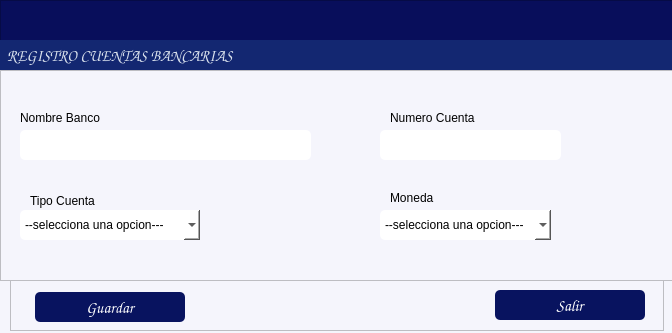
<?xml version="1.0" encoding="UTF-8"?>
<ui version="4.0">
 <class>formClientes</class>
 <widget class="QDialog" name="formClientes">
  <property name="windowModality">
   <enum>Qt::WindowModality::ApplicationModal</enum>
  </property>
  <property name="geometry">
   <rect>
    <x>0</x>
    <y>0</y>
    <width>672</width>
    <height>333</height>
   </rect>
  </property>
  <property name="windowTitle">
   <string/>
  </property>
  <property name="styleSheet">
   <string notr="true">background-color: rgb(245, 245, 252);</string>
  </property>
  <widget class="QFrame" name="frame">
   <property name="geometry">
    <rect>
     <x>0</x>
     <y>0</y>
     <width>681</width>
     <height>71</height>
    </rect>
   </property>
   <property name="maximumSize">
    <size>
     <width>16777215</width>
     <height>16777215</height>
    </size>
   </property>
   <property name="styleSheet">
    <string notr="true">background-color: rgb(8, 14, 91);</string>
   </property>
   <property name="frameShape">
    <enum>QFrame::Shape::StyledPanel</enum>
   </property>
   <property name="frameShadow">
    <enum>QFrame::Shadow::Raised</enum>
   </property>
   <widget class="QLabel" name="label_6">
    <property name="geometry">
     <rect>
      <x>0</x>
      <y>40</y>
      <width>832</width>
      <height>31</height>
     </rect>
    </property>
    <property name="font">
     <font>
      <family>Comic Sans MS</family>
      <pointsize>12</pointsize>
      <bold>true</bold>
     </font>
    </property>
    <property name="styleSheet">
     <string notr="true">color: rgb(255, 255, 255);
background-color: rgb(19, 39, 113);
color: rgb(255, 78, 2);
color: rgb(216, 224, 236);</string>
    </property>
    <property name="text">
     <string>  REGISTRO CUENTAS BANCARIAS</string>
    </property>
    <property name="alignment">
     <set>Qt::AlignmentFlag::AlignLeading|Qt::AlignmentFlag::AlignLeft|Qt::AlignmentFlag::AlignVCenter</set>
    </property>
   </widget>
  </widget>
  <widget class="QFrame" name="frame_2">
   <property name="geometry">
    <rect>
     <x>0</x>
     <y>70</y>
     <width>681</width>
     <height>211</height>
    </rect>
   </property>
   <property name="maximumSize">
    <size>
     <width>16777215</width>
     <height>500</height>
    </size>
   </property>
   <property name="styleSheet">
    <string notr="true">background-color: rgb(255, 255, 255);
background-color: rgb(245, 245, 252);</string>
   </property>
   <property name="frameShape">
    <enum>QFrame::Shape::StyledPanel</enum>
   </property>
   <property name="frameShadow">
    <enum>QFrame::Shadow::Raised</enum>
   </property>
   <widget class="QLineEdit" name="txtNombreBanco">
    <property name="geometry">
     <rect>
      <x>20</x>
      <y>60</y>
      <width>291</width>
      <height>30</height>
     </rect>
    </property>
    <property name="styleSheet">
     <string notr="true">background-color: rgb(255, 255, 255);
border-radius:5px;</string>
    </property>
    <property name="alignment">
     <set>Qt::AlignmentFlag::AlignBottom|Qt::AlignmentFlag::AlignLeading|Qt::AlignmentFlag::AlignLeft</set>
    </property>
   </widget>
   <widget class="QLabel" name="label_5">
    <property name="geometry">
     <rect>
      <x>30</x>
      <y>120</y>
      <width>81</width>
      <height>21</height>
     </rect>
    </property>
    <property name="text">
     <string>Tipo Cuenta</string>
    </property>
   </widget>
   <widget class="QLabel" name="label_9">
    <property name="geometry">
     <rect>
      <x>390</x>
      <y>120</y>
      <width>111</width>
      <height>16</height>
     </rect>
    </property>
    <property name="text">
     <string>Moneda</string>
    </property>
   </widget>
   <widget class="QLineEdit" name="txtNumCta">
    <property name="geometry">
     <rect>
      <x>380</x>
      <y>60</y>
      <width>181</width>
      <height>30</height>
     </rect>
    </property>
    <property name="styleSheet">
     <string notr="true">background-color: rgb(255, 255, 255);
border-radius:5px;
</string>
    </property>
    <property name="alignment">
     <set>Qt::AlignmentFlag::AlignBottom|Qt::AlignmentFlag::AlignLeading|Qt::AlignmentFlag::AlignLeft</set>
    </property>
   </widget>
   <widget class="QLabel" name="label_10">
    <property name="geometry">
     <rect>
      <x>20</x>
      <y>40</y>
      <width>111</width>
      <height>16</height>
     </rect>
    </property>
    <property name="text">
     <string>Nombre Banco</string>
    </property>
   </widget>
   <widget class="QLabel" name="label_11">
    <property name="geometry">
     <rect>
      <x>390</x>
      <y>40</y>
      <width>101</width>
      <height>16</height>
     </rect>
    </property>
    <property name="text">
     <string>Numero Cuenta</string>
    </property>
   </widget>
   <widget class="QComboBox" name="cmbTipoCta">
    <property name="geometry">
     <rect>
      <x>20</x>
      <y>140</y>
      <width>180</width>
      <height>30</height>
     </rect>
    </property>
    <property name="styleSheet">
     <string notr="true">background-color: rgb(255, 255, 255);
border-radius:5px;</string>
    </property>
    <item>
     <property name="text">
      <string>--selecciona una opcion---</string>
     </property>
    </item>
    <item>
     <property name="text">
      <string>Principal</string>
     </property>
    </item>
    <item>
     <property name="text">
      <string>Inversion</string>
     </property>
    </item>
    <item>
     <property name="text">
      <string>Ahorro</string>
     </property>
    </item>
   </widget>
   <widget class="QComboBox" name="cmbTipoMoneda">
    <property name="geometry">
     <rect>
      <x>380</x>
      <y>140</y>
      <width>171</width>
      <height>30</height>
     </rect>
    </property>
    <property name="styleSheet">
     <string notr="true">background-color: rgb(255, 255, 255);
border-radius:5px;</string>
    </property>
    <item>
     <property name="text">
      <string>--selecciona una opcion---</string>
     </property>
    </item>
    <item>
     <property name="text">
      <string>Pesos</string>
     </property>
    </item>
    <item>
     <property name="text">
      <string>Dolares</string>
     </property>
    </item>
    <item>
     <property name="text">
      <string>Euros</string>
     </property>
    </item>
   </widget>
  </widget>
  <widget class="QFrame" name="frame_3">
   <property name="geometry">
    <rect>
     <x>10</x>
     <y>280</y>
     <width>654</width>
     <height>51</height>
    </rect>
   </property>
   <property name="maximumSize">
    <size>
     <width>16777215</width>
     <height>60</height>
    </size>
   </property>
   <property name="styleSheet">
    <string notr="true"/>
   </property>
   <property name="frameShape">
    <enum>QFrame::Shape::StyledPanel</enum>
   </property>
   <property name="frameShadow">
    <enum>QFrame::Shadow::Raised</enum>
   </property>
   <widget class="QPushButton" name="btnGuardar">
    <property name="geometry">
     <rect>
      <x>25</x>
      <y>12</y>
      <width>150</width>
      <height>30</height>
     </rect>
    </property>
    <property name="maximumSize">
     <size>
      <width>150</width>
      <height>100</height>
     </size>
    </property>
    <property name="font">
     <font>
      <family>Comic Sans MS</family>
      <pointsize>12</pointsize>
      <bold>false</bold>
     </font>
    </property>
    <property name="cursor">
     <cursorShape>PointingHandCursor</cursorShape>
    </property>
    <property name="layoutDirection">
     <enum>Qt::LayoutDirection::LeftToRight</enum>
    </property>
    <property name="styleSheet">
     <string notr="true">background-color: rgb(8, 19, 95);
color: rgb(255, 255, 255);
border-radius:5px;
</string>
    </property>
    <property name="text">
     <string>Guardar</string>
    </property>
    <property name="icon">
     <iconset>
      <normaloff>../iconos/guardar.png</normaloff>../iconos/guardar.png</iconset>
    </property>
    <property name="iconSize">
     <size>
      <width>30</width>
      <height>30</height>
     </size>
    </property>
    <property name="flat">
     <bool>true</bool>
    </property>
   </widget>
   <widget class="QPushButton" name="btnSalir">
    <property name="geometry">
     <rect>
      <x>485</x>
      <y>10</y>
      <width>150</width>
      <height>30</height>
     </rect>
    </property>
    <property name="maximumSize">
     <size>
      <width>150</width>
      <height>100</height>
     </size>
    </property>
    <property name="font">
     <font>
      <family>Comic Sans MS</family>
      <pointsize>12</pointsize>
      <bold>false</bold>
     </font>
    </property>
    <property name="cursor">
     <cursorShape>PointingHandCursor</cursorShape>
    </property>
    <property name="layoutDirection">
     <enum>Qt::LayoutDirection::LeftToRight</enum>
    </property>
    <property name="styleSheet">
     <string notr="true">background-color: rgb(8, 19, 95);
color: rgb(255, 255, 255);
border-radius:5px;
</string>
    </property>
    <property name="text">
     <string>Salir</string>
    </property>
    <property name="icon">
     <iconset>
      <normaloff>../iconos/salir.ico</normaloff>../iconos/salir.ico</iconset>
    </property>
    <property name="iconSize">
     <size>
      <width>20</width>
      <height>20</height>
     </size>
    </property>
    <property name="flat">
     <bool>true</bool>
    </property>
   </widget>
  </widget>
 </widget>
 <resources/>
 <connections/>
</ui>
